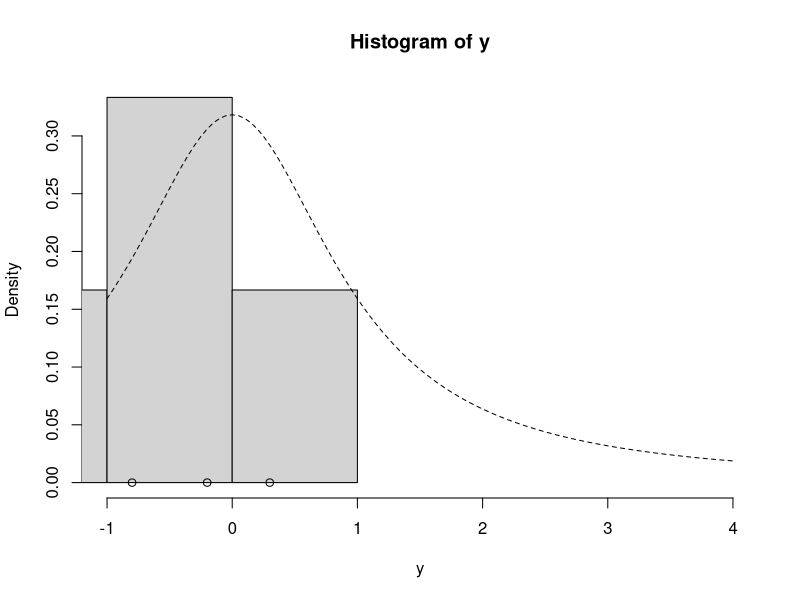
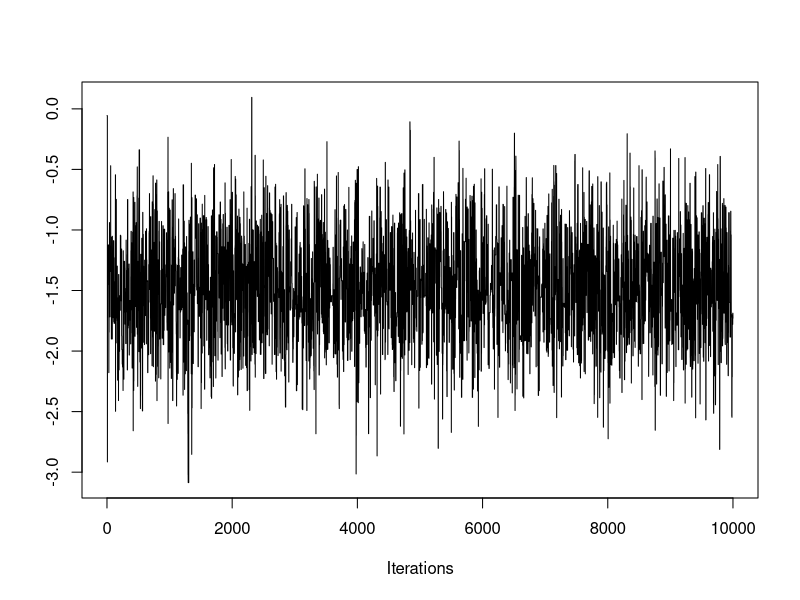
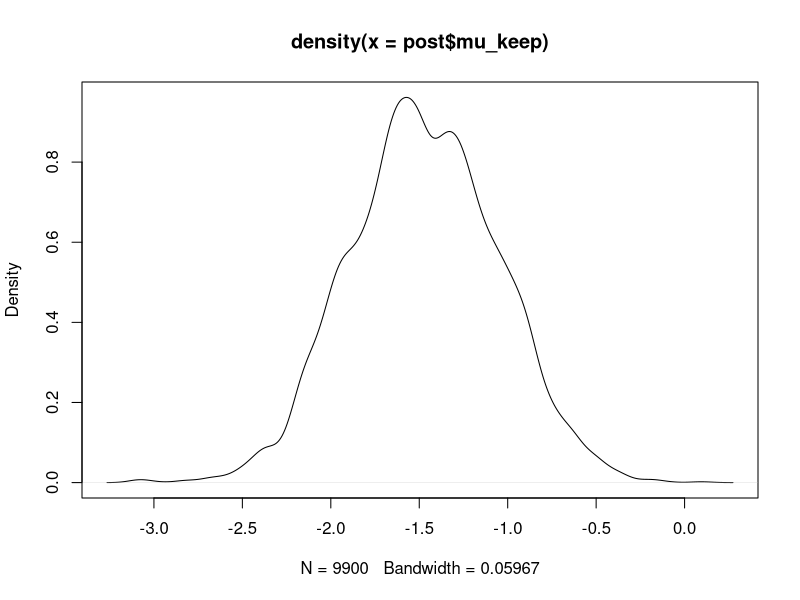
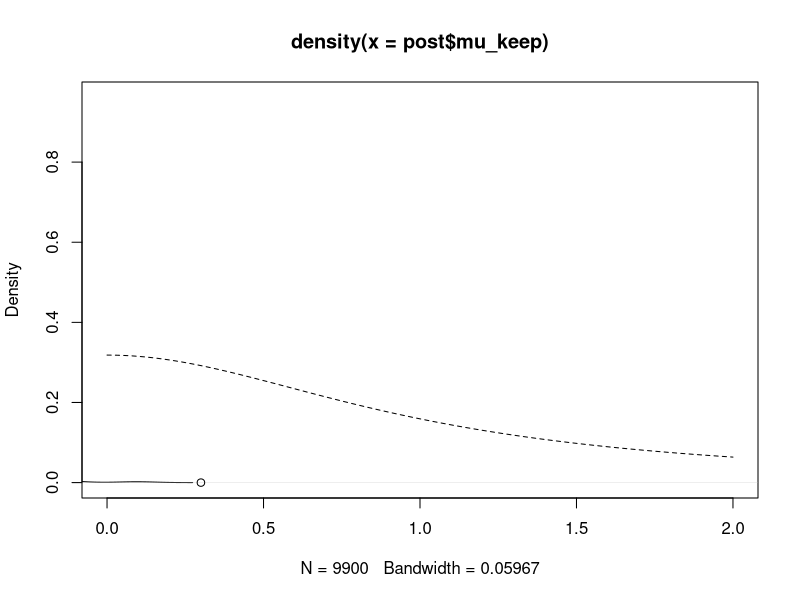
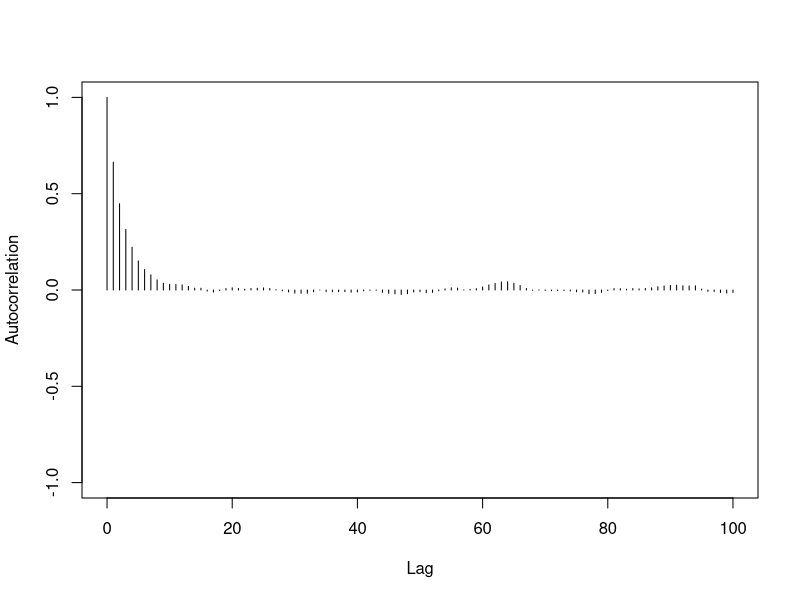
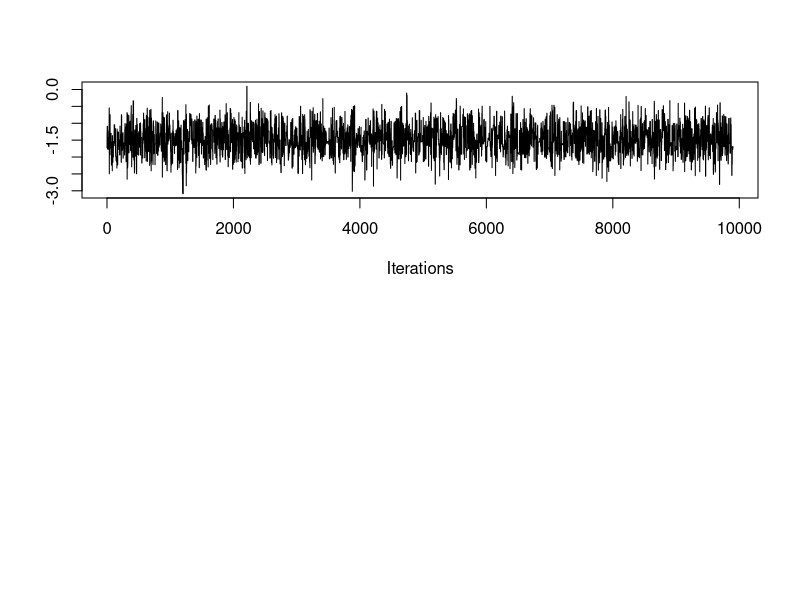
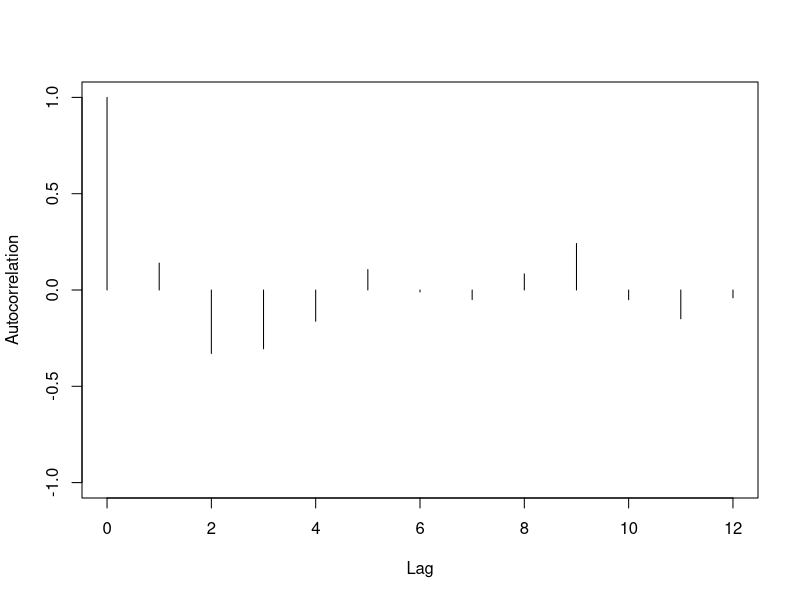
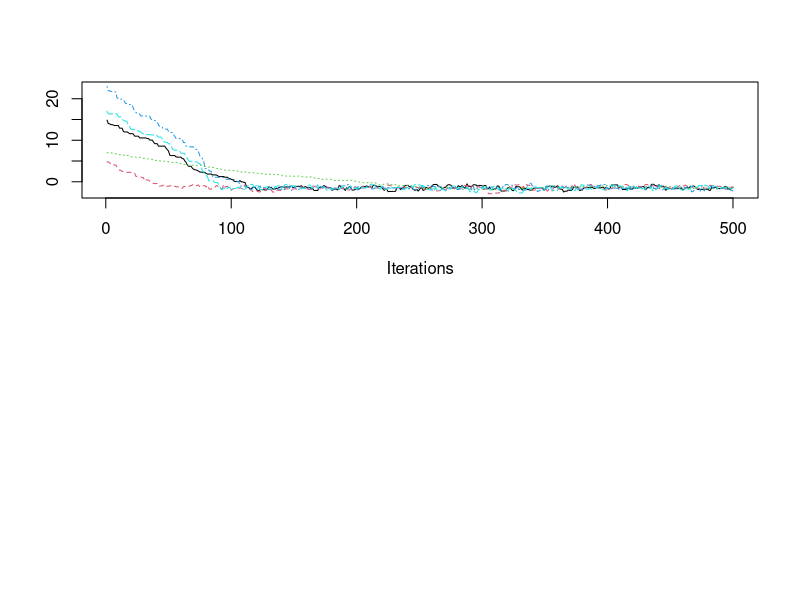

Recreate these plots in R, in order.
library('coda')


#####Functions
lg <- function(mu,n,ybar) {
	mu2 <- mu^2
	return(n * (ybar *mu - mu2/2) - log(1.0 +mu2))
}

mh <- function(n,ybar,n_iter, mu_init,cand_sd) {
	mu_out = numeric(n_iter)
	accept = 0
	mu_now = mu_init
	lg_now = lg(mu=mu_now,n=n,ybar)
	
	for(i in 1:n_iter) {
		mu_cand = rnorm(1,mean=mu_now,sd=cand_sd)	
		lg_cand = lg(mu=mu_cand,n=n,ybar=ybar)
		
		lalpha = lg_cand - lg_now
		alpha = exp(lalpha)

		u = runif(1)
		if(u <alpha) {
			mu_now = mu_cand
			accept = accept +1
			lg_now = lg_cand
		}
		mu_out[i] = mu_now
	
	}
	list(mu=mu_out,accept=accept/n_iter)
	
}


####datasets 
#datapoints1
y <- c(1.2,1.4,0.5,0.3,1.3,2.3,1.0,1.3,1.2,.2,1.4,0.5,0.7,0.9,2.3,1.4,1.2,1.9,2.1,1.9,1.3,1.3,.2,1.5)
#datapoints2
y = c(-0.2, -1.5, -5.3, 0.3, -0.8, -2.2)

#datapoints3
y = c (-0.2, -1.5, -5.3, 0.3, -0.8, -2.2)
############


#Show the initial data points and prior proba
ybar <-mean(y)
n <-length(y)

hist(y,freq=FALSE,xlim = c(-1,4))   
points(y,rep(0,n))
points(ybar,0.0,pch=19)
curve(dt(x,df=1),lty=2,add=TRUE)

#########################
#post sampling
set.seed(43)
sd_div = 0.97
sd_div = 1.5
mu_init = 0.0
post <- mh(n=n,ybar=ybar,n_iter=1e4,mu_init=mu_init,cand_sd=sd_div)
traceplot(as.mcmc(post$mu))
str(post)

#post analysis
post$mu_keep <- post$mu[-c(1:100)]
plot(density(post$mu_keep))
plot(density(post$mu_keep),xlim=c(0,2))
points(y,rep(0,n),add=TRUE)
points(ybar,0.0,pch=19,add=TRUE)
curve(dt(x,df=1),lty=2,add=TRUE)

#auticorrelation analysis
autocorr.plot(as.mcmc(post$mu),lag.max = 100)
autocorr.diag(as.mcmc(post$mu))
effectiveSize(as.mcmc(post$mu))

thin_interval <- 60
thin_index <- seq(from=60,1e3,by=60)
head(thin_index)

par(mfrow=c(2,1))
traceplot(as.mcmc(post$mu_keep))
autocorr.plot(as.mcmc(post$mu_keep[thin_index]))

raftery.diag(as.mcmc(post$mu_keep))




####multiple chains
set.seed(61)
nsim = 500

post1 <- mh(n=n,ybar=ybar,n_iter=nsim,mu_init=15.0,cand_sd=0.4)
post1$accept

post2 <- mh(n=n,ybar=ybar,n_iter=nsim,mu_init=5.0,cand_sd=0.4)
post2$accept

post3 <- mh(n=n,ybar=ybar,n_iter=nsim,mu_init=7.0,cand_sd=0.1)
post3$accept

post4 <- mh(n=n,ybar=ybar,n_iter=nsim,mu_init=23.0,cand_sd=0.5)
post4$accept

post5 <- mh(n=n,ybar=ybar,n_iter=nsim,mu_init=17.0,cand_sd=0.4)
post5$accept

pmc <- mcmc.list(as.mcmc(post1$mu),
                 as.mcmc(post2$mu),
                 as.mcmc(post3$mu),
                 as.mcmc(post4$mu),
                 as.mcmc(post5$mu))
coda::traceplot(pmc)
coda::gelman.diag(pmc)
coda::gelman.plot(pmc)

#when we got efficient samples, we can calculate statistics 
# directly from the distribution
summary(as.mcmc(post$mu_keep))
#posterial proba that m greater than 1
mean(post$mu_keep >1)
